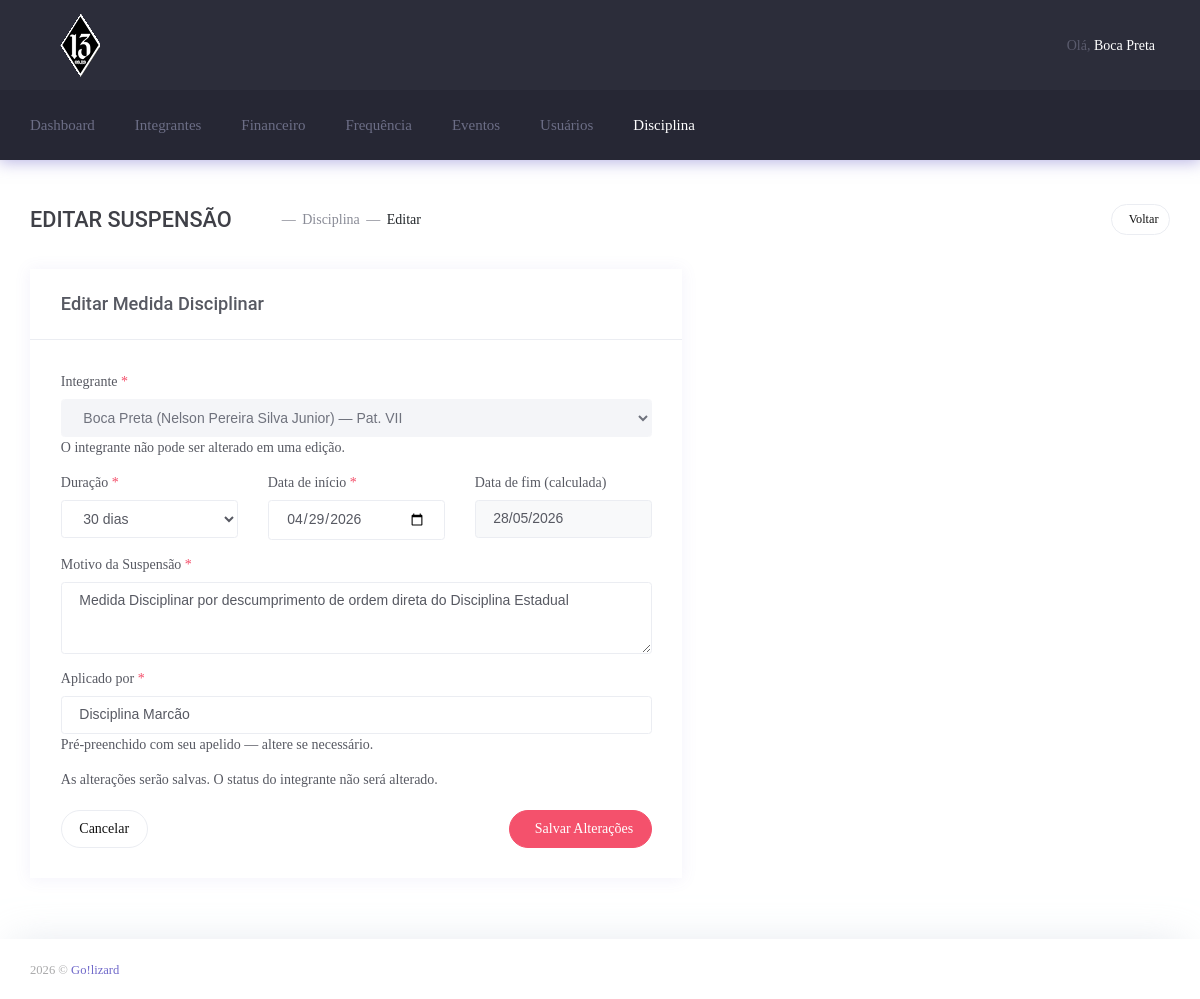
Screenshot of /admin/disciplina/disciplina_form.php?id=4 (signed in) with the database file from the repository.
### tables this page shows
CREATE TABLE `cadastro_integrante` (
  `id` int(11) NOT NULL,
  `nome` varchar(200) NOT NULL,
  `apelido` varchar(200) NOT NULL,
  `veiculo` varchar(200) NOT NULL,
  `cnh` varchar(200) NOT NULL,
  `padrinho` int(20) NOT NULL,
  `data_apresentacao` datetime NOT NULL,
  `faccao` int(20) NOT NULL,
  `patente` int(10) NOT NULL,
  `nascimento` datetime NOT NULL,
  `endereco` varchar(200) NOT NULL,
  `num_endereco` varchar(200) NOT NULL,
  `cidade` varchar(200) NOT NULL,
  `estado` varchar(200) NOT NULL,
  `cep` varchar(200) NOT NULL,
  `complemento` varchar(200) NOT NULL,
  `bairro` varchar(200) NOT NULL,
  `telefone` varchar(200) NOT NULL,
  `comercial` varchar(200) NOT NULL,
  `celular` varchar(200) NOT NULL,
  `recados` varchar(200) NOT NULL,
  `email` varchar(200) NOT NULL,
  `foto` varchar(255) DEFAULT NULL,
  `status` int(10) NOT NULL DEFAULT 1 COMMENT '1 - Ativo\r\n2 - Afastado\r\n3 - Desligado\r\n4 - Suspenso'
);

CREATE TABLE `disciplina` (
  `id` int(11) NOT NULL,
  `integrante_id` int(11) NOT NULL,
  `duracao_dias` int(3) NOT NULL COMMENT '30, 60 ou 90',
  `data_inicio` date NOT NULL,
  `data_fim` date NOT NULL,
  `motivo` varchar(500) NOT NULL,
  `aplicado_por` varchar(200) NOT NULL,
  `ativo` tinyint(1) NOT NULL DEFAULT 1 COMMENT '1=em curso, 0=encerrado',
  `encerrado_em` date DEFAULT NULL,
  `encerrado_por` varchar(200) DEFAULT NULL,
  `created_at` timestamp NULL DEFAULT current_timestamp()
);

### admin/inc/general.php (called while the page is built, shortened)
<?php
	include_once ('connection.php');
	$email = $_SESSION["admin_login"];
	$sql = "SELECT id, username, email, password, role, enabled, patente, faccao, id_cadastro FROM users WHERE email = '$email'";
	$result = $conn->query($sql);
	if ($result->num_rows > 0) {
	  while($row = $result->fetch_assoc()) {
	    $id_cadastro=	$row["id_cadastro"];
	  }
	} else {
	}
	$sql = "SELECT * FROM cadastro_integrante WHERE id = '$id_cadastro'";
	$result = $conn->query($sql);
	if ($result->num_rows > 0) {
	  while($row = $result->fetch_assoc()) {
	    $apelido	=   $row["apelido"];
	  }
	} else {
	}
?>

### admin/disciplina/disciplina_form.php (the view, shortened to what this page needs)
<?php
require_once('../inc/general.php');
$edit_id       = isset($_GET['id'])            ? (int)$_GET['id']            : 0;
$editando      = $edit_id > 0;
$susp_edit     = null;
if ($editando) {
    $se = $conn->prepare("SELECT * FROM disciplina WHERE id = ?");
    $se->bind_param("i", $edit_id);
    $se->execute();
    $susp_edit = $se->get_result()->fetch_assoc();
}
$integrante_id = $editando
    ? (int)$susp_edit['integrante_id']
    : (isset($_GET['integrante_id']) ? (int)$_GET['integrante_id'] : 0);
$integrantes = $conn->query("
    SELECT id, apelido, nome, patente, status
    FROM cadastro_integrante
    WHERE faccao = 1 AND status IN (1, 4)
    ORDER BY apelido ASC
")->fetch_all(MYSQLI_ASSOC);
?>
<!DOCTYPE html>
<html lang="pt-br">
<head>
    <link href="css/style.bundle.css" rel="stylesheet" type="text/css"/>
</head>
<body class="m-page--wide m-header--fixed m-header--fixed-mobile m-footer--push m-aside--offcanvas-default">
<div class="m-grid m-grid--hor m-grid--root m-page">
    <header class="m-grid__item m-header" data-minimize="minimize" data-minimize-offset="200" data-minimize-mobile-offset="200">
        <div class="m-header__top">
            <div class="m-container m-container--responsive m-container--xxl m-container--full-height m-page__container">
                <div class="m-stack m-stack--ver m-stack--desktop">
                    <div class="m-stack__item m-brand">
                        <div class="m-stack m-stack--ver m-stack--general m-stack--inline">
                            <div class="m-stack__item m-stack__item--middle m-brand__logo">
                                <a href="index" class="m-brand__logo-wrapper">
                                    <img alt="" src="images/logo.png"/>
                                </a>
                            </div>
                        </div>
                    </div>
                    <?php include_once('../inc/topbar.php'); ?>
                </div>
            </div>
        </div>
        <?php include_once('../inc/header_bottom.php'); ?>
    </header>
    <div class="m-grid__item m-grid__item--fluid m-grid m-grid--hor-desktop m-grid--desktop m-body">
        <div class="m-grid__item m-grid__item--fluid m-grid m-grid--ver m-container m-container--responsive m-container--xxl m-page__container">
            <div class="m-grid__item m-grid__item--fluid m-wrapper">
                <div class="m-subheader">
                    <div class="d-flex align-items-center">
                        <div class="mr-auto">
                            <h3 class="m-subheader__title" style="text-transform:uppercase;"><?= $editando ? "Editar Suspensão" : "Nova Suspensão" ?></h3>
                            <ul class="m-subheader__breadcrumbs m-nav m-nav--inline">
                                <li class="m-nav__separator">—</li>
                                <li class="m-nav__item">
                                    <a href="disciplina/" class="m-nav__link">
                                        <span class="m-nav__link-text">Disciplina</span>
                                    </a>
                                </li>
                                <li class="m-nav__separator">—</li>
                                <li class="m-nav__item"><span class="m-nav__link-text"><?= $editando ? "Editar" : "Nova Suspensão" ?></span></li>
                            </ul>
                        </div>
                        <div>
                            <a href="disciplina/" class="btn btn-sm btn-secondary m-btn m-btn--icon m-btn--pill">
                                <span><i class="la la-arrow-left"></i><span>Voltar</span></span>
                            </a>
                        </div>
                    </div>
                </div>
                <div class="m-content">
                    <div class="row">
                        <div class="col-xl-7 offset-xl-2">
                            <div class="m-portlet m-portlet--mobile">
                                <div class="m-portlet__head">
                                    <div class="m-portlet__head-caption">
                                        <div class="m-portlet__head-title">
                                            <h3 class="m-portlet__head-text">
                                                <?= $editando ? "Editar Medida Disciplinar" : "Registrar Medida Disciplinar" ?>
                                            </h3>
                                        </div>
                                    </div>
                                </div>
                                <div class="m-portlet__body">
                                    <form method="POST" action="disciplina/disciplina_save.php">
                                        <div class="form-group m-form__group">
                                            <label class="form-control-label">
                                                Integrante <span class="m--font-danger">*</span>
                                            </label>
                                            <select name="integrante_id" class="form-control m-input" required <?= $editando ? "disabled" : "" ?>>
                                                <?php foreach ($integrantes as $ing): ?>
                                                <option value="<?= $ing['id'] ?>"
                                                    <?= $ing['id'] == $integrante_id ? 'selected' : '' ?>
                                                    <?= $editando ? 'disabled' : '' ?> >
                                                    <?= htmlspecialchars($ing['apelido']) ?>
                                                    (<?= htmlspecialchars($ing['nome']) ?>)
                                                </option>
                                                <?php endforeach; ?>
                                            </select>
                                                    <?php if ($editando): ?>
                                                    <span class="m-form__help">O integrante não pode ser alterado em uma edição.</span>
                                                    <?php endif; ?>
                                        </div>
                                        <div class="row">
                                            <div class="col-md-4">
                                                <div class="form-group m-form__group">
                                                    <label class="form-control-label">
                                                        Duração <span class="m--font-danger">*</span>
                                                    </label>
                                                    <select name="duracao_dias" id="duracao" class="form-control m-input"
                                                            required onchange="calcularFim()">
                                                        <option value="30" <?= ($susp_edit['duracao_dias'] ?? 0) == 30 ? 'selected' : '' ?>>30 dias</option>
                                                    </select>
                                                </div>
                                            </div>
                                            <div class="col-md-4">
                                                <div class="form-group m-form__group">
                                                    <label class="form-control-label">
                                                        Data de início <span class="m--font-danger">*</span>
                                                    </label>
                                                    <input type="date" name="data_inicio" id="data_inicio"
                                                           class="form-control m-input"
                                                           value="<?= $editando ? $susp_edit['data_inicio'] : date('Y-m-d') ?>"
                                                           required onchange="calcularFim()">
                                                </div>
                                            </div>
                                            <div class="col-md-4">
                                                <div class="form-group m-form__group">
                                                    <label class="form-control-label">Data de fim (calculada)</label>
                                                    <input type="text" id="data_fim_display"
                                                           class="form-control m-input" readonly
                                                           placeholder="Selecione duração e início"
                                                           style="background:#f8f9fa;">
                                                </div>
                                            </div>
                                        </div>
                                        <div class="form-group m-form__group">
                                            <label class="form-control-label">
                                                Motivo da Suspensão <span class="m--font-danger">*</span>
                                            </label>
                                            <textarea name="motivo" class="form-control m-input" rows="3"
                                                      placeholder="Descreva o motivo detalhadamente..."
                                                      required><?= htmlspecialchars($susp_edit['motivo'] ?? '') ?></textarea>
                                        </div>
                                        <div class="form-group m-form__group">
                                            <label class="form-control-label">
                                                Aplicado por <span class="m--font-danger">*</span>
                                            </label>
                                            <input type="text" name="aplicado_por" class="form-control m-input"
                                                   value="<?= htmlspecialchars($susp_edit['aplicado_por'] ?? $apelido) ?>"
                                                   placeholder="Nome de quem aplicou a suspensão"
                                                   required>
                                            <span class="m-form__help">
                                                Pré-preenchido com seu apelido — altere se necessário.
                                            </span>
                                        </div>
                                        <div class="m-alert m-alert--icon m-alert--air m-alert--danger" role="alert">
                                            <div class="m-alert__text">
                                                <?= $editando ? "As alterações serão salvas. O status do integrante não será alterado." : "Ao salvar, o status do integrante será alterado automaticamente para <strong>Suspenso</strong>." ?>
                                            </div>
                                        </div>
                                        <div class="m-form__actions d-flex justify-content-between m--margin-top-20">
                                            <a href="disciplina/" class="btn btn-secondary m-btn m-btn--pill">
                                                Cancelar
                                            </a>
                                            <button type="submit" class="btn btn-danger m-btn m-btn--icon m-btn--pill">
                                                <span><i class="la la-save"></i><span><?= $editando ? "Salvar Alterações" : "Registrar Suspensão" ?></span></span>
                                            </button>
                                        </div>
                                    </form>
                                </div>
                            </div>
                        </div>
                    </div>
                </div>
            </div>
        </div>
    </div>
    <?php require_once('../inc/footer.php'); ?>
</div>
</body>
</html>

### admin/inc/topbar.php (shortened to what this page needs)
<div class="m-stack__item m-stack__item--fluid m-header-head" id="m_header_nav">
    <div id="m_header_topbar" class="m-topbar m-stack m-stack--ver m-stack--general">
        <div class="m-stack__item m-topbar__nav-wrapper">
            <ul class="m-topbar__nav m-nav m-nav--inline">
                <li class="m-nav__item m-topbar__user-profile m-topbar__user-profile--img m-dropdown m-dropdown--medium m-dropdown--arrow m-dropdown--header-bg-fill m-dropdown--align-right m-dropdown--mobile-full-width m-dropdown--skin-light"
                    data-dropdown-toggle="click">
                    <a href="#" class="m-nav__link m-dropdown__toggle">
                        <span class="m-topbar__welcome">Olá,&nbsp;</span>
                        <span class="m-topbar__username"><?php echo $apelido; ?></span>
                    </a>
                </li>
            </ul>
        </div>
    </div>
</div>

### rows the page displays
cadastro_integrante: apelido "Boca Preta"
disciplina: integrante_id "Boca Preta (Nelson Pereira Silva Junior) — Pat. VII", duracao_dias "30 dias", data_inicio "04/29/2026", motivo "Medida Disciplinar por descumprimento de ordem direta do Disciplina Estadual", aplicado_por "Disciplina Marcão"
